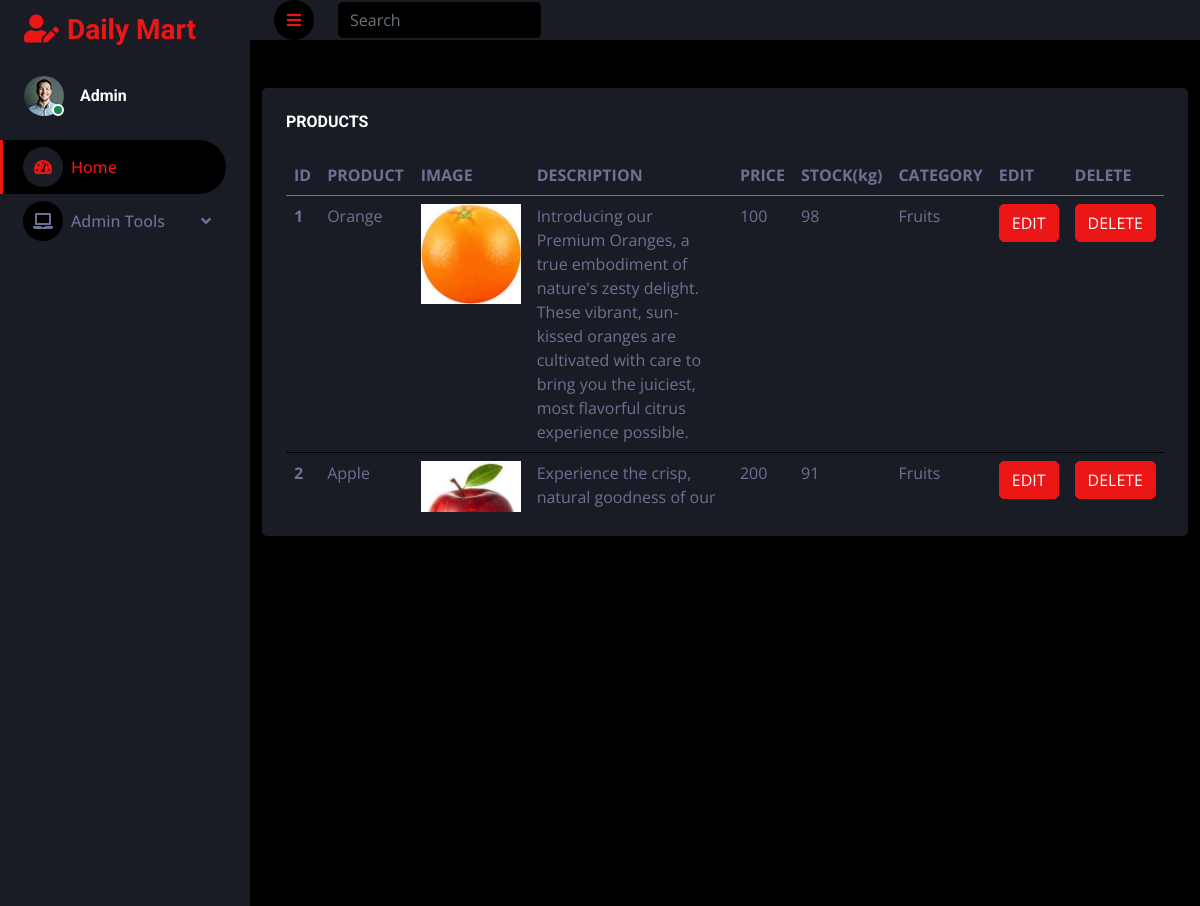
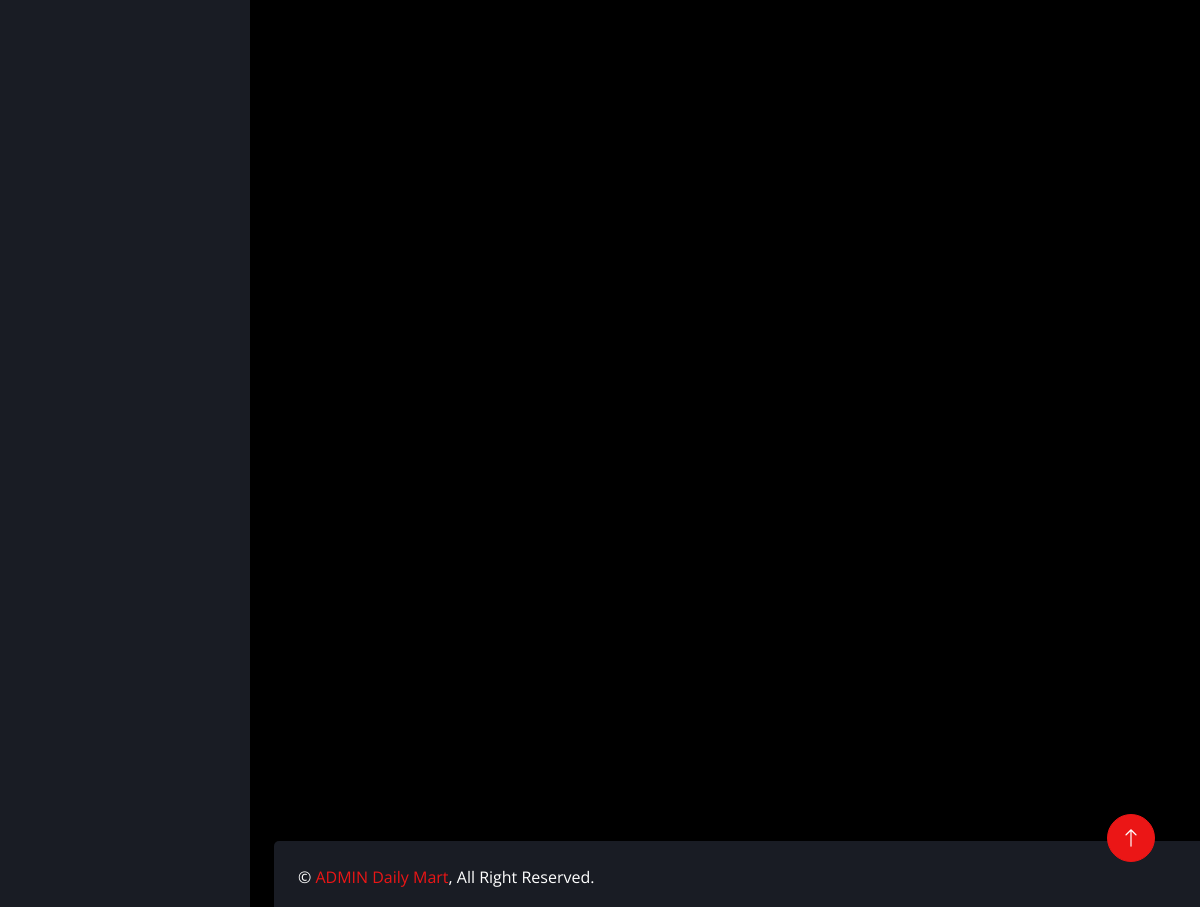
/viewproduct/, run on the app's committed database (2 pictures, top to bottom).
### ADMINAPP/models.py (models this page shows)
class Product(models.Model):
    productName = models.CharField(max_length=15)
    productDescription = models.TextField()
    productPrice=models.IntegerField()
    productImage = models.ImageField(upload_to='PRODUCT_IMAGE',default='null.jpg')
    category = models.CharField(max_length=100,default='0')
    stock = models.IntegerField()

### ADMINAPP/views.py (the view)
# urls.py: path('viewproduct/',views.view_product,name="view_product"),
def view_product(request):
      data=Product.objects.all()
      return render(request,'viewproduct.html',{'data':data})

### ADMINAPP/templates/viewproduct.html
{% extends 'index.html' %}
{% block content %}
{% load static %}
<div class="container my-5">
    <div class="row justify-content-center">
        <div class="col-12">
            <div class="bg-secondary rounded p-4">
                <div style="height: 400px; overflow: auto;">
                <h6 class="mb-4">PRODUCTS</h6>
                <table class="table">
                    <thead>
                        <tr>
                            <th scope="col">ID</th>
                            <th scope="col">PRODUCT</th>
                            <th scope="col">IMAGE</th>
                            <th scope="col">DESCRIPTION</th>
                            <th scope="col">PRICE</th>
                            <th scope="col">STOCK(kg)</th>
                            <th scope="col">CATEGORY</th>
                            <th scope="col">EDIT</th>
                            <th scope="col">DELETE</th>
                        </tr>
                    </thead>
                    <tbody>
                        {% for i in data %}
                        <tr>
                            <th scope="row">{{forloop.counter}}</th>
                            <td>{{i.productName}}</td>
                            <td><img src="{{ i.productImage.url }}" width="100"></td>
                            <td>{{i.productDescription}}</td>
                            <td>{{i.productPrice}}</td>
                            {% if i.stock == 0 %}
                            <td><a href="{% url 'editproduct' id=i.id %}"><button class="btn btn-primary">Add Stock</button></a></td>
                            {% else %}
                            <td>{{i.stock}}</td>
                            {% endif %}
                            <td>{{i.category}}</td>
                            <td><a href="{% url 'editproduct' id=i.id %}"><button class="btn btn-primary">EDIT</button></a></td>
                            <td><a href="{% url 'deleteproduct' id=i.id %}"><button class="btn btn-primary">DELETE</button></a></td>
                        </tr>
                        {% endfor %}
                    </tbody>
                </table>
            </div>
            </div>
        </div>
    </div>
</div>
{% endblock %}

### ADMINAPP/static/user/css/style.css (style rules this page uses)
:root { --primary: #EB1616; --secondary: #191C24; --light: #6C7293; --dark: #000000; }
.btn { transition: .5s; }

### data on the page
Product: productName "Orange", productImage (picture), productDescription "Introducing our Premium Oranges, a true embodiment of nature's zesty delight. These vibrant, sun-kissed oranges are cultivated with care to bring you the juiciest, most flavorful citrus experience possible.", productPrice "100", stock "98", category "Fruits"
Product: productName "Apple", productImage (picture), productDescription "Experience the crisp, natural goodness of our…", productPrice "200", stock "91", category "Fruits"
